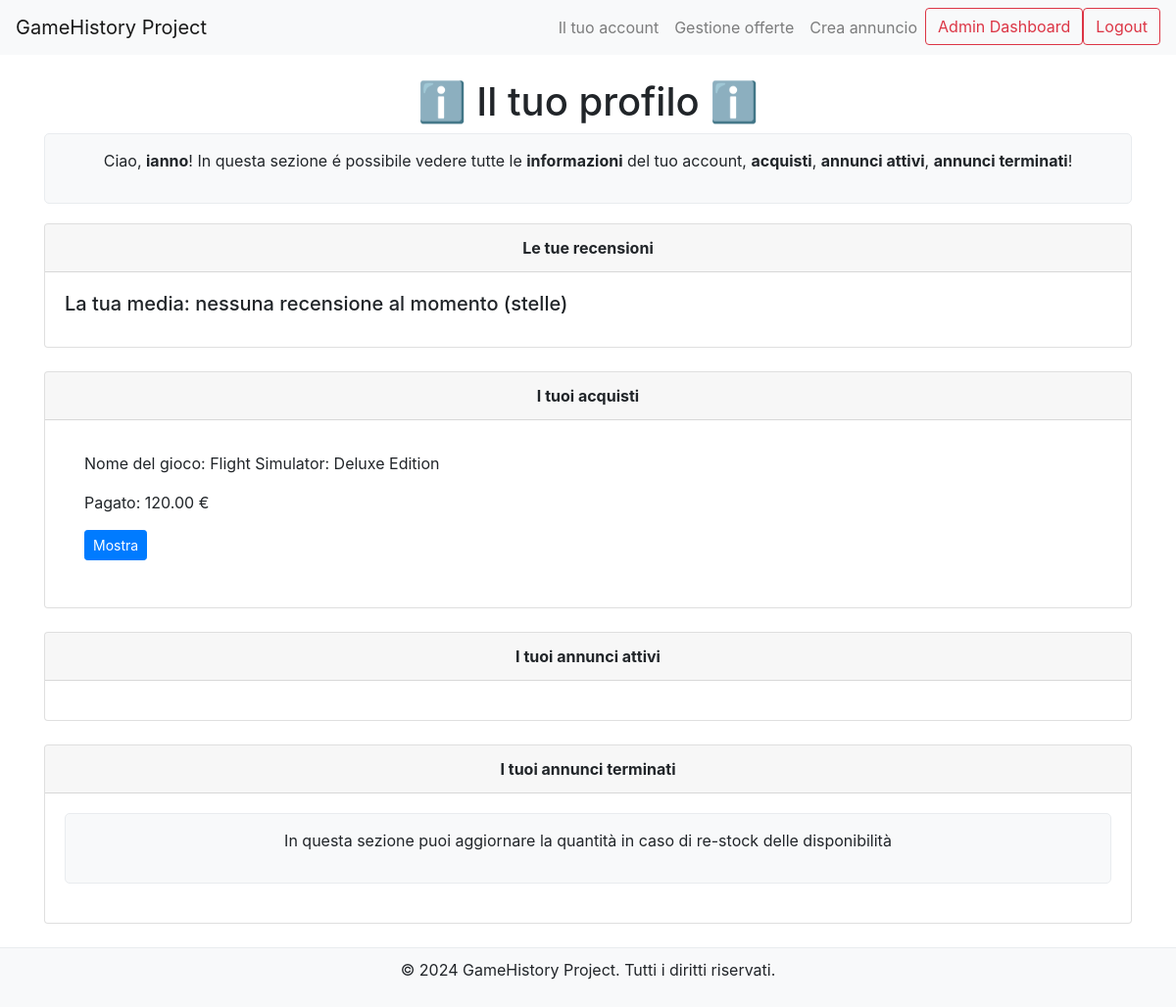
The page /profile/ (signed in) on the database as committed earlier.
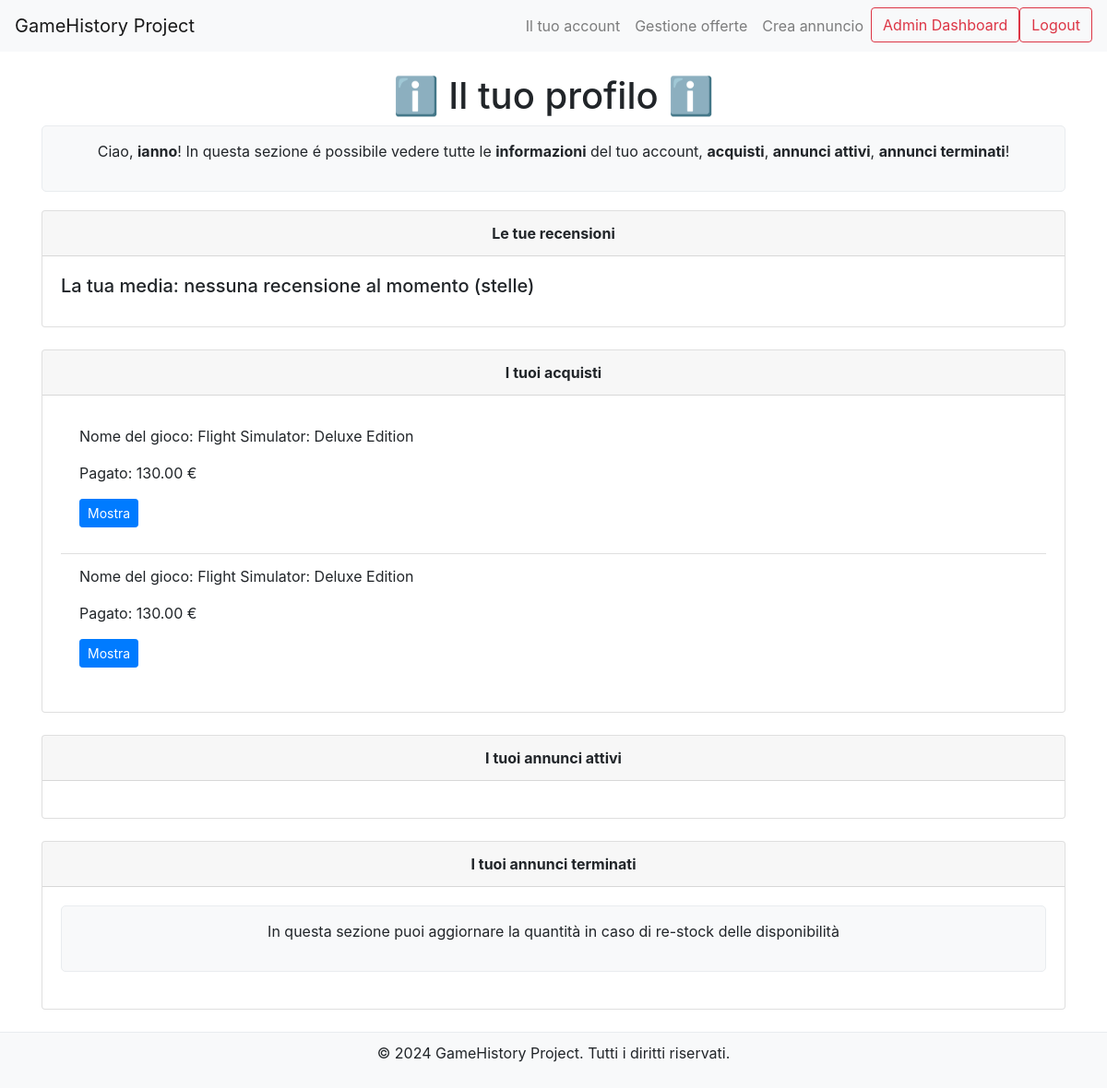
The same page on the database as committed later.
### marketplace/models.py (models this page shows, shortened)
class Purchase(models.Model):
    user = models.ForeignKey(User, on_delete=models.CASCADE) # Foreign Key sullo user
    listing = models.ForeignKey(Listing, on_delete=models.CASCADE)  #  Foreign Key sull'annuncio
    purchase_date = models.DateTimeField(auto_now_add=True) # campo della data
    key = models.CharField(max_length=19, null=True, blank=True)  # campo della chiave
    is_a_offer = models.BooleanField(default=False)

class Listing(models.Model):
    user = models.ForeignKey(User, on_delete=models.CASCADE)  # Foreign Key sullo user
    game = models.ForeignKey(Game, on_delete=models.CASCADE)  # Foreign Key sul gioco collegato
    price = models.DecimalField(max_digits=10, decimal_places=2) # campo del prezzo
    quantity = models.PositiveIntegerField(default=1)  # campo della quantità disponibile dell'annuncio
    created_at = models.DateTimeField(auto_now_add=True)  # campo che riguarda la data di pubblicazione)
    is_available = models.BooleanField(default=True)  # campo che riguarda la disponibilità per la visione sulla home principale

class Game(models.Model):
    title = models.CharField(max_length=100)
    release_date = models.DateField()
    genre = models.CharField(max_length=50)
    category = models.CharField(max_length=50)
    platform = models.CharField(max_length=50)
    description = models.TextField()

### marketplace/views.py (the view)
# urls.py: path('profile/', views.user_profile, name='user_profile'),
@login_required
def user_profile(request):
    user = request.user
    purchases_no_offer = Purchase.objects.filter(user=user, is_a_offer=False)
    purchases_offer = Purchase.objects.filter(user=user, is_a_offer=True)
    active_listings = Listing.objects.filter(user=user, is_available=True)
    inactive_listings = Listing.objects.filter(user=user, is_available=False)
    reviews = Review.objects.filter(seller=user)
    average_rating = reviews.aggregate(models.Avg('rating'))['rating__avg']
    accepted_offers_as_buyer = Offer.objects.filter(user=user, accepted=True)
    accepted_offers_as_seller = Offer.objects.filter(listing__user=user, accepted=True)
    offers = Offer.objects.filter(listing__user=user, accepted=None)  # Solo le offerte non ancora accettate o rifiutate
    return render(request, 'marketplace/user_profile.html', {
        'user': user,
        'purchases_no_offer': purchases_no_offer,
        'purchases_offer': purchases_offer,
        'active_listings': active_listings,
        'inactive_listings': inactive_listings,
        'accepted_offers_as_buyer': accepted_offers_as_buyer,
        'accepted_offers_as_seller': accepted_offers_as_seller,
        'offers': offers,
        'average_rating': average_rating,
        'reviews': reviews,
    })

### marketplace/templates/marketplace/user_profile.html (shortened to what this page needs)
<!DOCTYPE html>
<html lang="en">
<head>
    <link href="https://stackpath.bootstrapcdn.com/bootstrap/4.5.2/css/bootstrap.min.css" rel="stylesheet">
</head>
<body>
    <nav class="navbar navbar-expand-lg navbar-light bg-light">
        <a class="navbar-brand" href="{% url 'home'%}">GameHistory Project</a>
        <div class="collapse navbar-collapse" id="navbarNav">
            <ul class="navbar-nav ml-auto">
                {% if user.is_authenticated %}
                    <li class="nav-item">
                        <a class="nav-link" href="{% url 'user_profile' %}">Il tuo account</a>
                    </li>
                    <li class="nav-item">
                        <a class="nav-link" href="{% url 'manage_offers' %}">Gestione offerte</a>
                    </li>
                    <li class="nav-item">
                        <a class="nav-link" href="{% url 'create_listing' %}">Crea annuncio</a>
                    </li>
                    {% if user.is_superuser %}
                    <li class="nav-item">
                        <a class="btn btn-outline-danger" href="{% url 'admin:index' %}">Admin Dashboard</a>
                    </li>
                    {% endif %}
                    <li class="nav-item">
                        <form method="post" action="{% url 'logout' %}" class="form-inline">
                            <button type="submit" class="btn btn-outline-danger">Logout</button>
                        </form>
                    </li>
                {% endif %}
            </ul>
        </div>
    </nav>
    <div class="container mt-4">
        <center><h1>ℹ️ Il tuo profilo ℹ️</h1></center>
        <div class="description-box">
            <center><p>
                Ciao, <b>{{user.username}}</b>! In questa sezione é possibile vedere tutte le <b>informazioni</b> del tuo account, <b>acquisti</b>, <b>annunci attivi</b>, <b>annunci terminati</b>!
            </p></center>
        </div>
        <div class="card mb-4">
            <div class="card-header">
                <center><b>Le tue recensioni</b></center>
            </div>
            <div class="card-body">
                <h5 class="card-title">La tua media: {{ average_rating|default:"nessuna recensione al momento" }} (stelle)</h5>
            </div>
        </div>
        <div class="card mb-4">
            <div class="card-header">
                <center><b>I tuoi acquisti</b></center>
            </div>
            <div class="card-body">
                <ul class="list-group list-group-flush">
                    {% for purchase in purchases_no_offer %}
                        <li class="list-group-item">
                            <p>Nome del gioco: {{ purchase.listing.game.title }}</p>
                            <p>Pagato: {{ purchase.listing.price }} €</p>
                                <details>
                                    <summary class="btn btn-primary btn-sm">Mostra</summary>
                                </details>
                        </li>
                    {% endfor %}
                </ul>
            </div>
        </div>
        <div class="card mb-4">
            <div class="card-header">
                <center><b>I tuoi annunci attivi</b></center>
            </div>
            <div class="card-body">
            </div>
        </div>
        <div class="card mb-4">
            <div class="card-header">
                <center><b>I tuoi annunci terminati</b></center>
            </div>
            <div class="card-body">
                <div class="description-box">
                    <center><p>
                        In questa sezione puoi aggiornare la quantità in caso di re-stock delle disponibilità
                    </p></center>
                </div>
            </div>
        </div>
    </div>
    <footer class="footer">
        <p>&copy; 2024 GameHistory Project. Tutti i diritti riservati.</p>
    </footer>
</body>
</html>

Rows that differ between the two databases and show on the page:
changed through a linked row, Purchase (number 1 of 2 on the later page): listing.price "120.00" → "130.00"
added Purchase: listing.game "Flight Simulator: Deluxe Edition", listing.price "130.00"
